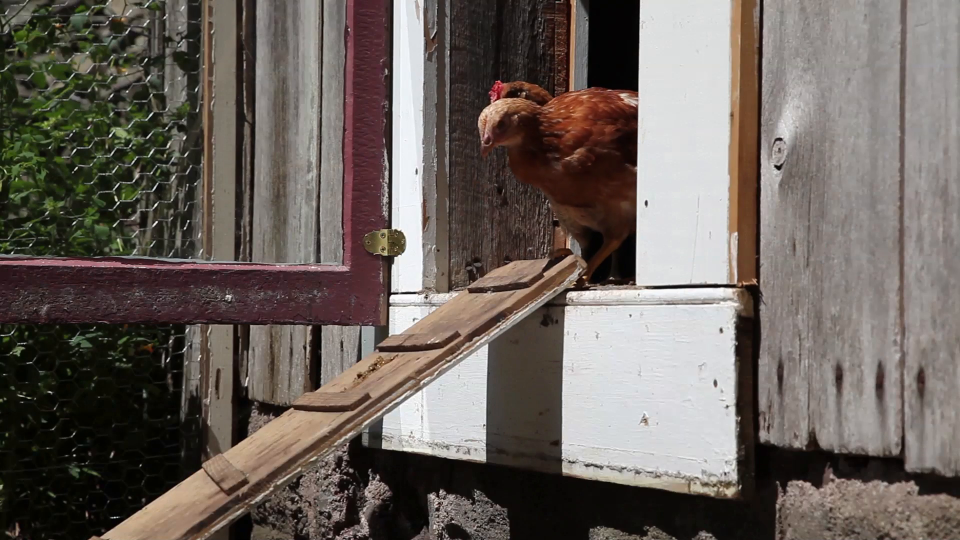
#> input picture frame 35 of chickens.mp4, 1920 x 1080 px (shown at 1/2 size)
$ python medianFlow.py
#> lines starting #> are read from the running program, lines starting #| are printed output that depends on the picture
import cv2
import numpy as np

# Initialize variables for object tracking
bbox = None
tracking = False
p0 = None

# Create a VideoCapture object for video input
cap = cv2.VideoCapture('chickens.mp4')  # Replace with your video file path
if not cap.isOpened():
    print("Error: Could not open video.")
    exit()

# Callback function for mouse click event
def set_bbox(event, x, y, flags, param):
    global bbox, tracking, p0

    if event == cv2.EVENT_LBUTTONDOWN:
        bbox = (x, y, 0, 0)
        tracking = False
        p0 = None

# Create a window for displaying the video
cv2.namedWindow('KLT Tracker')
cv2.setMouseCallback('KLT Tracker', set_bbox)

# Read the first frame
ret, frame = cap.read()
#> frame is the input picture: shape (1080, 1920, 3); mean B, G, R 92.4, 98.4, 106.9
if not ret:
    print("Error: Could not read the first frame.")
    cap.release()
    exit()

# Convert the frame to grayscale for tracking
gray = cv2.cvtColor(frame, cv2.COLOR_BGR2GRAY)
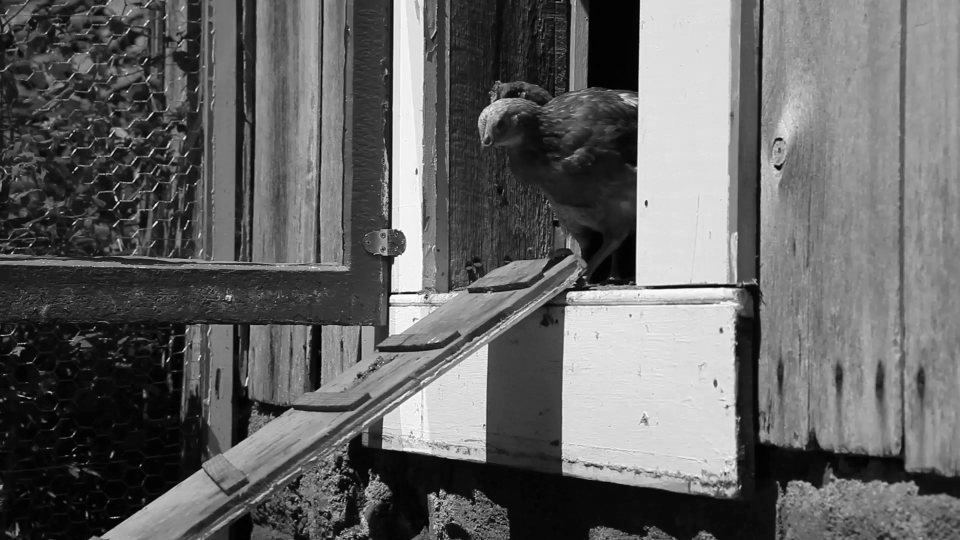
#> gray: shape (1080, 1920) (shown at 1/2 size); min 0, max 255, mean 100.2

# Initialize the KLT tracker
feature_params = dict(maxCorners=100, qualityLevel=0.3, minDistance=7, blockSize=7)
lk_params = dict(winSize=(15, 15), maxLevel=2, criteria=(cv2.TERM_CRITERIA_EPS | cv2.TERM_CRITERIA_COUNT, 10, 0.03))

while True:
    # Read the next frame
    ret, frame = cap.read()
    if not ret:
        break

    if bbox is not None:
        x, y, w, h = bbox
        if w == 0 and h == 0:
            bbox = None
            tracking = False
        else:
            p0 = np.array([[[x + w / 2, y + h / 2]]], dtype=np.float32)
            tracking = True
            bbox = None

    # Convert the frame to grayscale
    gray = cv2.cvtColor(frame, cv2.COLOR_BGR2GRAY)

    if tracking and p0 is not None:
        # Calculate optical flow using the KLT tracker
        p1, st, err = cv2.calcOpticalFlowPyrLK(gray, gray, p0, None, **lk_params)

        # Select good points
        good_new = p1[st == 1]
        good_old = p0[st == 1]

        # Draw the tracks
        for new, old in zip(good_new, good_old):
            a, b = new.ravel()
            c, d = old.ravel()
            a, b, c, d = int(a), int(b), int(c), int(d)  # Ensure they are integers
            img = cv2.line(frame, (a, b), (c, d), (0, 0, 255), 2)
            img = cv2.circle(frame, (a, b), 5, (0, 0, 255), -1)

        # Display the frame with the tracks
        cv2.imshow('KLT Tracker', frame)

        # Print the bounding box position to the console
        x, y, w, h = bbox
        print(f"BBox Position: (x={x}, y={y}, w={w}, h={h})")

        # Exit the loop if the user presses the 'q' key
        if cv2.waitKey(1) & 0xFF == ord('q'):
            break
    else:
        # Display the frame without tracking until a bounding box is set
        cv2.imshow('KLT Tracker', frame)

    # Handle user input to set the bounding box
    key = cv2.waitKey(1) & 0xFF
#> (key q is pressed here)
    if key == ord('c'):
        # Clear the bounding box and stop tracking
        tracking = False
        bbox = None
    elif key == ord('r'):
        # Reset the bounding box to the last selected position
        bbox = (x, y, w, h)

# Release the video capture object and close the OpenCV windows
cap.release()
cv2.destroyAllWindows()

$ run again, starting later in the video
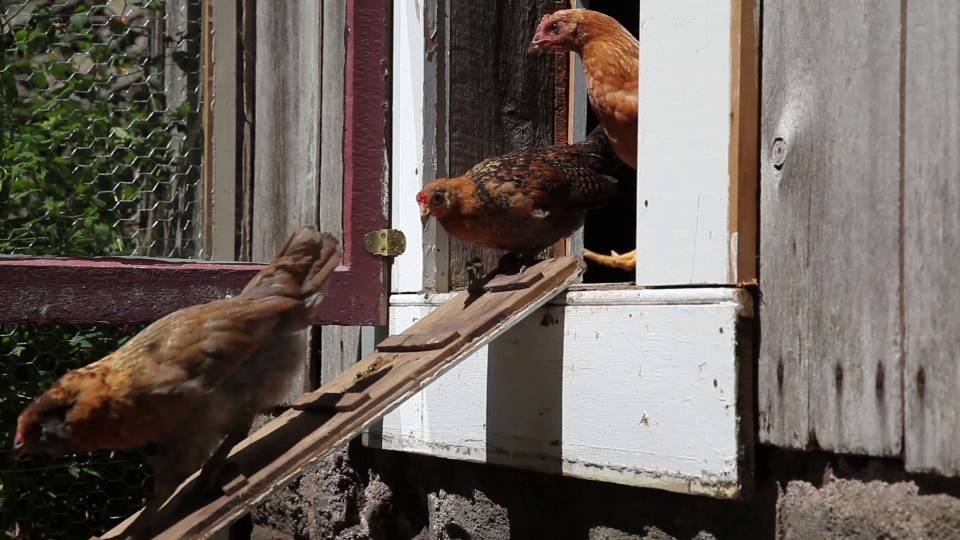
#> input picture frame 159 of chickens.mp4, 1920 x 1080 px (shown at 1/2 size)
#> frame is the input picture: shape (1080, 1920, 3); mean B, G, R 90.5, 97.1, 106.4
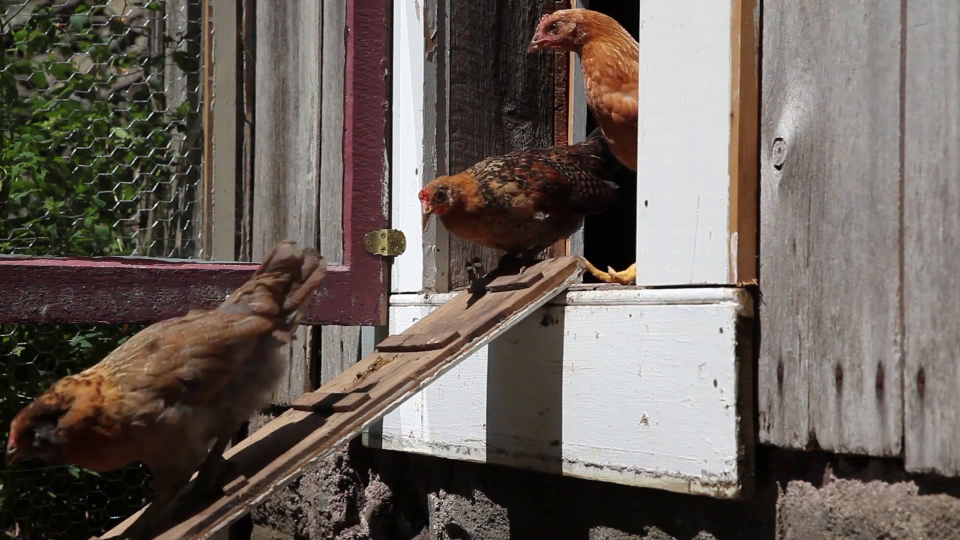
#> input picture frame 160 of chickens.mp4, 1920 x 1080 px (shown at 1/2 size)
#> frame is the input picture: shape (1080, 1920, 3); mean B, G, R 91.1, 97.7, 107.1
#> `gray = cv2.cvtColor(frame, cv2.COLOR_BGR2GRAY)`:
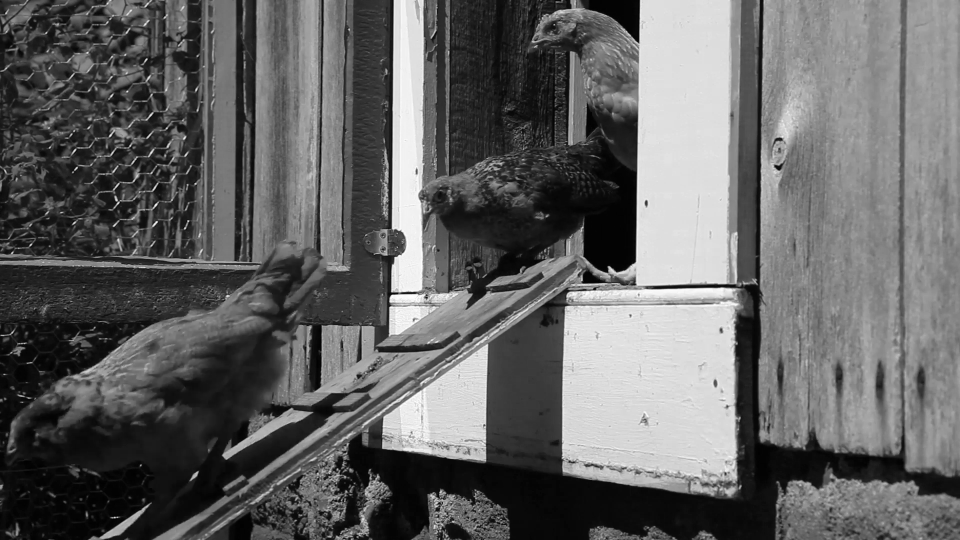
#> gray: shape (1080, 1920) (shown at 1/2 size); min 0, max 255, mean 99.7

$ run again, starting later in the video
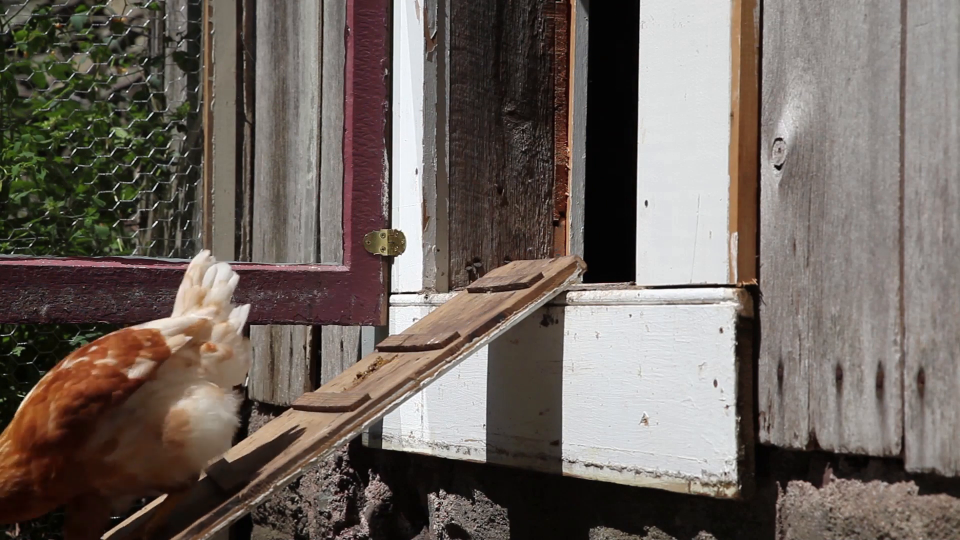
#> input picture frame 283 of chickens.mp4, 1920 x 1080 px (shown at 1/2 size)
#> frame is the input picture: shape (1080, 1920, 3); mean B, G, R 94.3, 100.9, 110.5
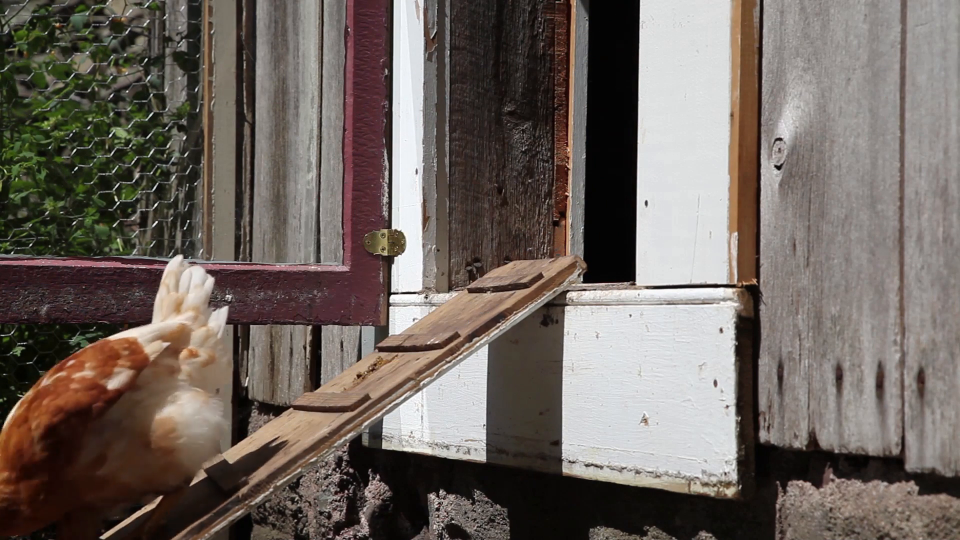
#> input picture frame 284 of chickens.mp4, 1920 x 1080 px (shown at 1/2 size)
#> frame is the input picture: shape (1080, 1920, 3); mean B, G, R 94.8, 101.3, 110.8
#> `gray = cv2.cvtColor(frame, cv2.COLOR_BGR2GRAY)`:
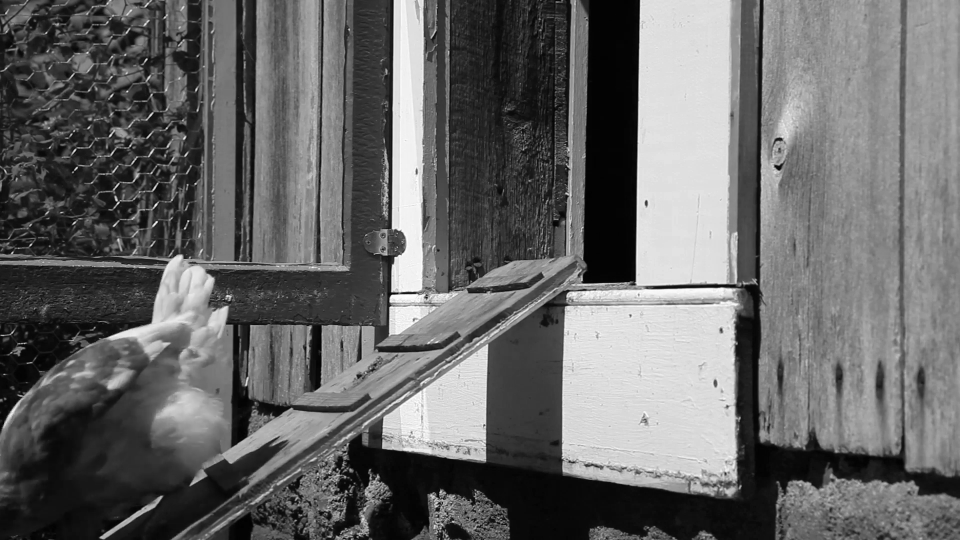
#> gray: shape (1080, 1920) (shown at 1/2 size); min 0, max 255, mean 103.4
